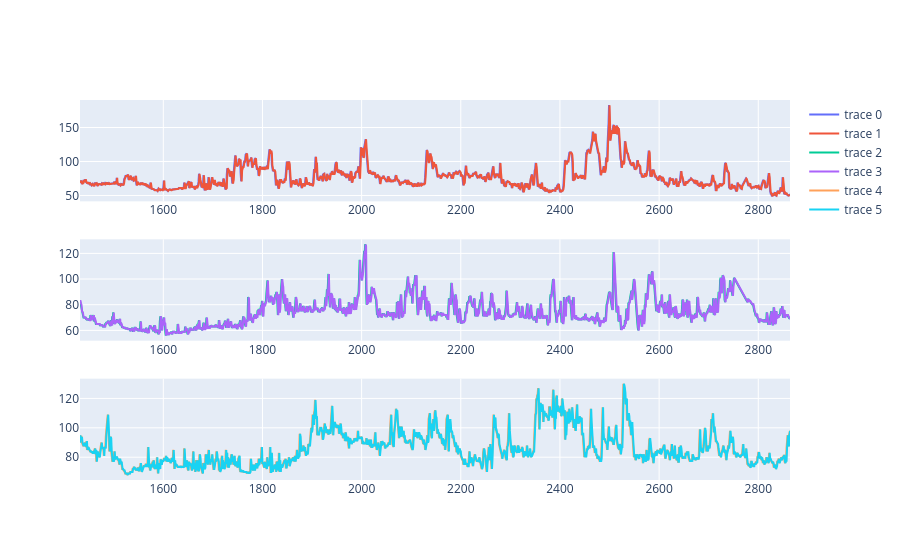

The notebook cell this image was saved under:
### Code cell
# Plot our prediction vs true values

fig = make_subplots(rows = 3, cols = 1)

for i in range(3):
    n = len(hrs[i])
    fig.add_trace(
    go.Scatter(x=predictions_ar3[i].index, y=hrs[i].iloc[n//2:].values, mode="lines"),
    row=i+1, col=1
    )
    fig.add_trace(
    go.Scatter(x=predictions_ar3[i].index, y=predictions_ar3[i].values, mode="lines"),
    row=i+1, col=1
    )


fig.show()

### Figure 1 — Plotly figure (JSON) as saved in the notebook; plotly's stock layout.template omitted (floating-point values rounded to 4 significant figures; data arrays with more than 128 entries replaced by an {"elided": "..."} marker saying what was removed)
{"data": [{"mode": "lines", "type": "scatter", "x": {"elided": "1433 int values"}, "xaxis": "x", "y": {"elided": "1433 float values"}, "yaxis": "y"}, {"mode": "lines", "type": "scatter", "x": {"elided": "1433 int values"}, "xaxis": "x", "y": {"elided": "1433 float values"}, "yaxis": "y"}, {"mode": "lines", "type": "scatter", "x": {"elided": "1433 int values"}, "xaxis": "x2", "y": {"elided": "1433 float values"}, "yaxis": "y2"}, {"mode": "lines", "type": "scatter", "x": {"elided": "1433 int values"}, "xaxis": "x2", "y": {"elided": "1433 float values"}, "yaxis": "y2"}, {"mode": "lines", "type": "scatter", "x": {"elided": "1433 int values"}, "xaxis": "x3", "y": {"elided": "1433 float values"}, "yaxis": "y3"}, {"mode": "lines", "type": "scatter", "x": {"elided": "1433 int values"}, "xaxis": "x3", "y": {"elided": "1433 float values"}, "yaxis": "y3"}], "layout": {"xaxis": {"anchor": "y", "domain": [0, 1]}, "xaxis2": {"anchor": "y2", "domain": [0, 1]}, "xaxis3": {"anchor": "y3", "domain": [0, 1]}, "yaxis": {"anchor": "x", "domain": [0.7333, 1]}, "yaxis2": {"anchor": "x2", "domain": [0.3667, 0.6333]}, "yaxis3": {"anchor": "x3", "domain": [0, 0.2667]}}}
